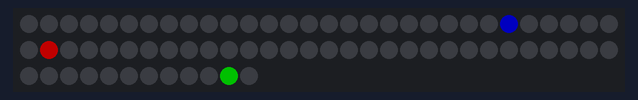
This sketch was run on a simulated Arduino Uno, built for the host (arithmetic inside an expression is 32-bit, double 64-bit). On the bench: 72 RGB LEDs in strip order, left to right, continuing on the next row. Dim RGB values are drawn brighter than linear; the local clock reads 2024-03-15 10:24:30 at power-on unless the sketch sets it.

Above: at 1.2 s.

The sketch:

72clock.ino
```cpp
/*this clock uses 4 15 (5050)pixel quater sements, and a single 12 pixel ring tied to the output of the first set (always second)
  pin 6 is data to neopixels,
  RTC is DS3231 connected to SDA(A4)/SCL(A5) and its power is from the microcontroller
  the trinket pro was used for this project https://www.adafruit.com/products/2000
  for good information on the DS3231 clock module, see https://learn.adafruit.com/adafruit-ds3231-precision-rtc-breakout/wiring-and-test
  ***additional notes are at the bottom of code***
*/
#include <Time.h>
#include <util/usa_dst.h> //daylight saving setup
//#include <TimeLib.h>
#include <FastLED.h> // neopixel library in use
#include <Wire.h> //to use the SDA/SCL RTC module
#include <RTClib.h> // RTC module commands

#define DATA_PIN 6 // the single pin where the neopixel gets their orders from (#6 is most comonly used in most code for neopixels, but you can change this if you need)
#define NUM_LEDS 72 // how many TOTAL pixels are going to be used here (2 rings of 60px and 12px)
//pin A5 used on trinket pro for RTC SCL (leave as comment, using for building instructions)
//pin A4 used on trinket pro for RTC SDA (leave as comment, using for building instructions)

//sets up colours to be used on clock. all HEX based, think 0xRRGGBB
#define bgColor 0x000000 //its best to keep this as all off for lowest power consumption, or using dim values like white=0x010101
#define hourColor 0x005500
#define minColor 0x000055
#define secColor 0x550000

RTC_DS3231 rtc;
CRGB pixel[NUM_LEDS]; // sets up array of usable pixels in the programme from the FastLED lib.

void setup() {
  FastLED.addLeds<NEOPIXEL, DATA_PIN>(pixel, NUM_LEDS); // initalize the available neopixel matrix using information in the #define statements
  for (int blank = 0; blank < NUM_LEDS; blank++) { // set all available pixels off,
    pixel[blank] = bgColor;
    FastLED.show();
  }
#ifndef ESP8266
  while (!Serial); // for Leonardo/Micro/Zero
#endif
  Serial.begin(9600);
  delay(1000); // wait for console opening
  if (! rtc.begin()) {
    Serial.println("Couldn't find RTC");
    while (1);
  }

  if (rtc.lostPower()) {
    Serial.println("RTC lost power, lets set the time!");
    // following line sets the RTC to the date & time this sketch was compiled
    rtc.adjust(DateTime(F(__DATE__), F(__TIME__)));
  }
   // This line sets the RTC with an explicit date & time, for example to set
  // November 6, 2014 at 3:35:21 you would call:
  // rtc.adjust(DateTime(2016, 11, 6, 03, 35, 21));  // rtc.adjust(DateTime(YYYY, M, D, HH, M, S));"

  // the following is used to calabrate the clock
  // *remeber* final compile and upload of correct time will be needed to fix the time when testing is done. or it will keep restting the time.
  // to make sure the time is recieved only from the RTC, comment out the adjusting code, and reupload
}

void loop() {
  DateTime now = rtc.now();
  int secPix = now.second();
  int minPix = now.minute();
  int hrPix = now.hour() + 60; // pushes the hours out of the min/sec ring, and onto its own 12 pixel ring

  // set hour pixels -----------------------------------------------------------
  if (now.hour() >= 12) { // adds correction for 24 hour clock time. (24 hour time kept for future projects and easy to correct for)
    hrPix = hrPix - 12;
  }
  if (now.hour() != 11 || now.hour() != 23) { // removes last hour pixel, if its not 11 anymore
    pixel[60 + 11] = bgColor;
  }
  pixel[hrPix - 1] = bgColor; // set hour-1 pixel to bgcolor, this causes issues with 60pixel ring if hours are not set first
  pixel[hrPix] = hourColor; // set hour pixel on

  // set Second pixels -----------------------------------------------------------
  if (now.second() != 59) { // removes last second pixel, if its not :59 anymore
    pixel[59] = bgColor; // sets that pesky #59 to the background color since secPix -1 wont cut it if sec is now 0
  }
  pixel[secPix - 1] = bgColor; // set sec-1 pixel to bgcolor
  pixel[secPix] = secColor; // set sec pixel on

  // set minute pixels -----------------------------------------------------------
  pixel[minPix - 1] = bgColor; //min-1 pixel to bgcolor
  pixel[minPix] = minColor; // set min pixel on
  if (pixel[minPix - 1] == pixel[secPix])  {
    (pixel[minPix - 1]) = secColor; // sets the "second" pixel that is only 1 pixel behind the minute pixel on
  }
  if (pixel[minPix] == pixel[secPix]) {
    (pixel[minPix]) = (minColor + secColor);
  }
  FastLED.show(); // show me the money (current time with correction now displayed)
}

/*
  to be sure all pixels show, with corrections, and prevention of overlap issues, make sure to use this order
  hour()
  second()
  min()
*/
```
